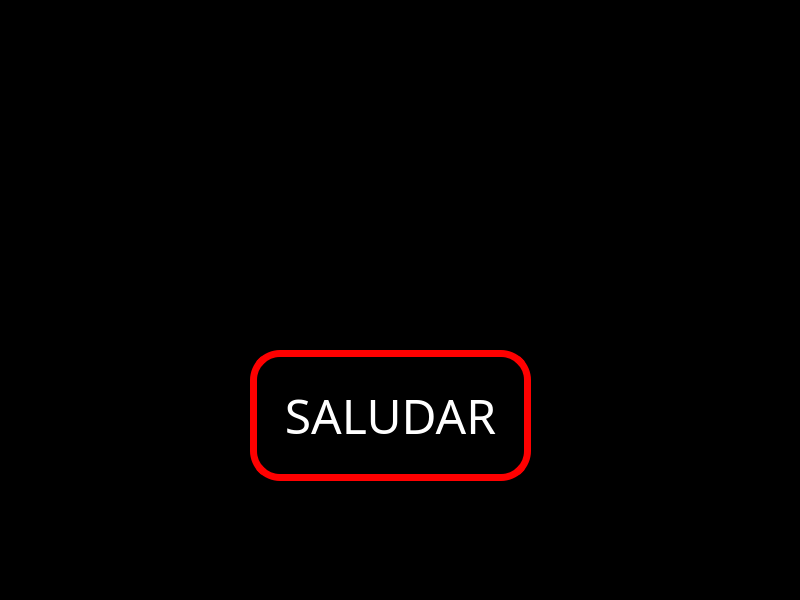
<?xml version="1.0" encoding="UTF-8"?>
<ui version="4.0">
 <class>MainWindow</class>
 <widget class="QMainWindow" name="MainWindow">
  <property name="geometry">
   <rect>
    <x>0</x>
    <y>0</y>
    <width>800</width>
    <height>600</height>
   </rect>
  </property>
  <property name="windowTitle">
   <string>MainWindow</string>
  </property>
  <property name="styleSheet">
   <string notr="true">background-color: rgb(0, 0, 0);</string>
  </property>
  <widget class="QWidget" name="centralwidget">
   <widget class="QPushButton" name="BTN_SALUDO">
    <property name="geometry">
     <rect>
      <x>250</x>
      <y>350</y>
      <width>281</width>
      <height>131</height>
     </rect>
    </property>
    <property name="font">
     <font>
      <family>Rockwell</family>
      <pointsize>36</pointsize>
      <italic>false</italic>
     </font>
    </property>
    <property name="cursor">
     <cursorShape>PointingHandCursor</cursorShape>
    </property>
    <property name="contextMenuPolicy">
     <enum>Qt::DefaultContextMenu</enum>
    </property>
    <property name="toolTip">
     <string notr="true"/>
    </property>
    <property name="styleSheet">
     <string notr="true">background-color: rgb(0, 0, 0);
color: rgb(255,255,255);
border-radius: 30px;
border: 7px solid red;</string>
    </property>
    <property name="text">
     <string>SALUDAR</string>
    </property>
    <property name="autoRepeatInterval">
     <number>100</number>
    </property>
    <property name="autoDefault">
     <bool>false</bool>
    </property>
   </widget>
  </widget>
  <widget class="QMenuBar" name="menubar">
   <property name="geometry">
    <rect>
     <x>0</x>
     <y>0</y>
     <width>800</width>
     <height>26</height>
    </rect>
   </property>
  </widget>
  <widget class="QStatusBar" name="statusbar"/>
 </widget>
 <resources/>
 <connections/>
</ui>
